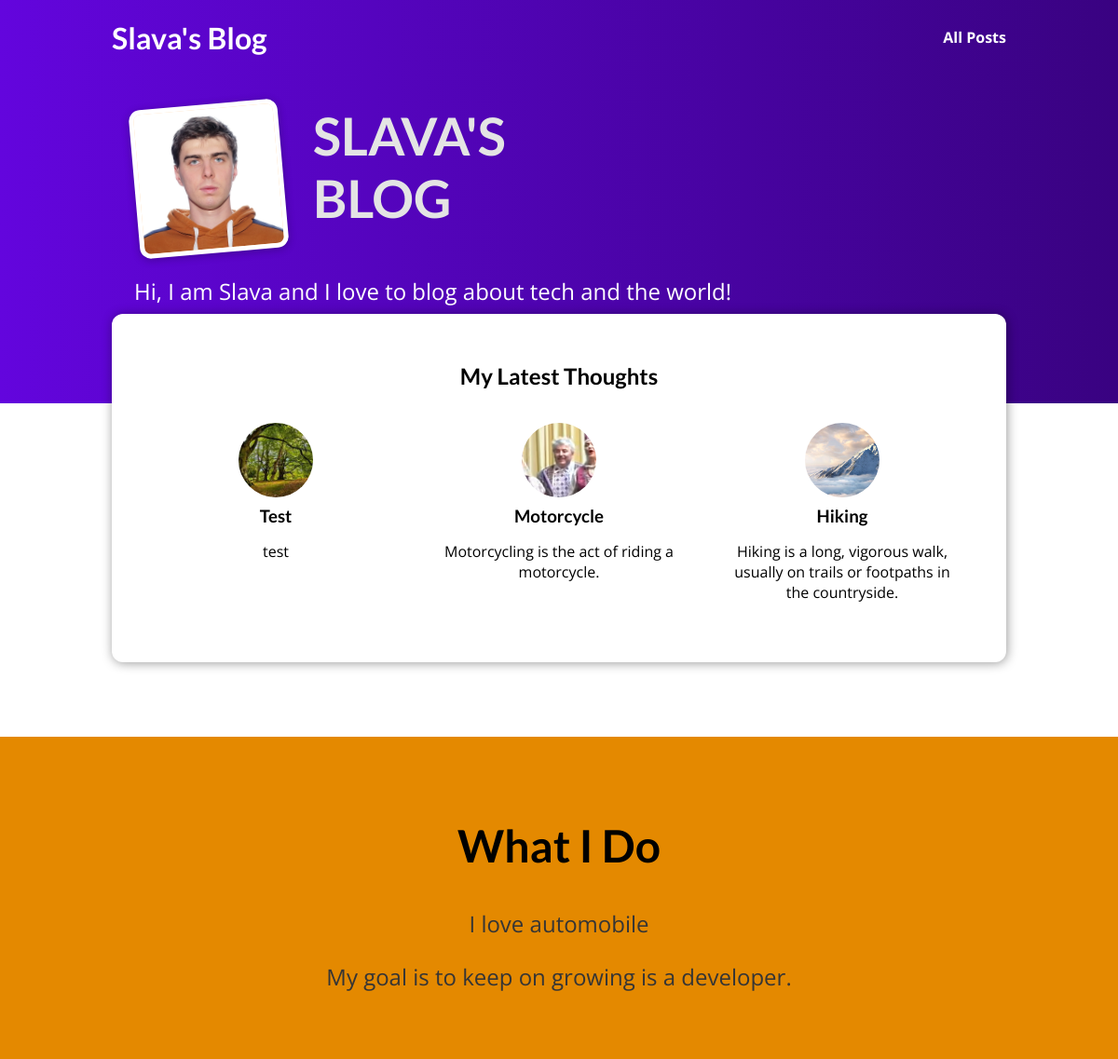
The page / on the database its author committed.
### blog/models.py (models this page shows, shortened)
class Post(models.Model):
    title = models.CharField(max_length=50)
    excerpt = models.CharField(max_length=100)
    image = models.ImageField(upload_to='posts')
    author = models.ForeignKey(
        Author, on_delete=models.SET_NULL, null=True)
    data = models.DateField(default=datetime.now)
    slug = models.SlugField(
        default="", blank=True, null=False, db_index=True)
    content = models.TextField(validators=[MinLengthValidator(10)])
    tag = models.ManyToManyField(Tag)

### blog/views.py (the view)
# urls.py: path("", views.StartingPageView.as_view(), name='starting-page'),
class StartingPageView(ListView):
    template_name = "blog/blog.html"
    model = Post
    ordering = ["-data"]
    context_object_name = "posts"
    def get_queryset(self):
        queryset = super().get_queryset()
        data = queryset[:3]
        return data

### blog/templates/blog/blog.html (shortened to what this page needs)
{% extends 'base.html' %}
{% load static %}
{% block css_files %}
    <link rel="stylesheet" href="{% static 'blog/post.css' %}">
    <link rel="stylesheet" href="{% static 'blog/blog.css' %}">
{% endblock css_files %}
{% block content %}
    <section id = "welcome">
        <header>
            <img src="{% static 'blog/images/Viachaslau.jpg' %}" alt="Slava - The Author of This Blog" />
            <h2>SLAVA'S BLOG</h2>
        </header>
        <p>Hi, I am Slava and I love to blog about tech and the world!</p>
    </section>
    <section id = "latest-posts">
       <h2>My Latest Thoughts</h2>
       <ul>
        {% for post in posts %}
        {% include "blog/includes/post.html" %}
        {% endfor %}
       </ul>
    </section>
    <section id="about">
        <h2>What I Do</h2>
        <p>
            I love automobile
        </p>
        <p>
            My goal is to keep on growing is a developer.
        </p>
    </section>
{% endblock content %}

### blog/templates/blog/includes/post.html
<li>
    <article class="post">
      <a href="{% url 'post-detail-page' post.slug %}">
          <img src="{{post.image.url}}" alt={{post.title}} />
          <div class="post_content">
              <h3>{{post.title}}</h3>
              <p>
                  {{post.excerpt}}
              </p>
          </div>
      </a>
    </article>
  </li>

### static/app.css (style rules this page uses)
* { box-sizing: border-box; }
html { font-family: 'Open Sans', 'Lato', sans-serif; }
body { margin: 0; }
h1, h2, h3 { font-family: 'Lato', sans-serif; font-weight: bold; }

### blog/static/blog/post.css (style rules this page uses)
.post { display: flex; flex-direction: column; align-items: center; text-align: center; }
.post a { text-decoration: none; color: black; transition: all 0.2s ease; padding: 1rem; }
.post img { width: 5rem; height: 5rem; object-fit: cover; border-radius: 50%; }
.post h3 { margin: 0.25rem 0; }

### blog/static/blog/blog.css (style rules this page uses)
#welcome { background: linear-gradient(to right, #6305dd, #390281); padding: 1rem 12% 5rem; }
#welcome header { display: flex; align-items: flex-start; margin: 1rem auto; }
#welcome img { width: 10rem; height: 10rem; object-fit: cover; object-position: top; border: 5px solid white; border-radius: 12px; background-color: #ffe1bf; transform: rotateZ(-5deg); box-shadow: 0 2px 8px rgba(0, 0, 0, 0.25); }
#welcome h2 { font-size: 3.5rem; margin: 0 0 0 2rem; color: #e4e4e4; width: 10rem; }
#welcome p { color: white; font-size: 1.5rem; }
#latest-posts { background-color: white; padding: 2rem; border-radius: 12px; width: 60rem; margin: -6rem auto 2rem auto; box-shadow: 1px 1px 12px rgba(0, 0, 0, 0.4); }
#latest-posts h2 { text-align: center; }
#latest-posts ul { list-style: none; margin: 0; padding: 0; display: flex; gap: 1rem; }
#latest-posts li { flex: 1; }
#about { text-align: center; padding: 3rem; background-color: #e48900; margin-top: 5rem; }
#about h2 { font-size: 3rem; }
#about p { font-size: 1.5rem; color: #353535; }

### rows shown on the page
Post: image (picture), title "Test", excerpt "test"
Post: image (picture), title "Motorcycle", excerpt "Motorcycling is the act of riding a motorcycle."
Post: image (picture), title "Hiking", excerpt "Hiking is a long, vigorous walk, usually on trails or footpaths in the countryside."
